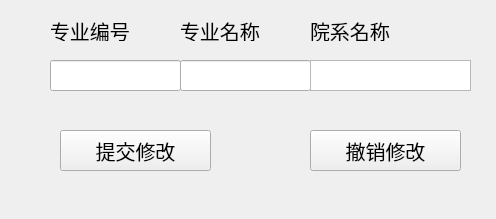
<?xml version="1.0" encoding="UTF-8"?>
<ui version="4.0">
 <class>Form</class>
 <widget class="QWidget" name="Form">
  <property name="geometry">
   <rect>
    <x>0</x>
    <y>0</y>
    <width>496</width>
    <height>219</height>
   </rect>
  </property>
  <property name="windowTitle">
   <string>Form</string>
  </property>
  <widget class="QLineEdit" name="pid_lineEdit">
   <property name="geometry">
    <rect>
     <x>50</x>
     <y>60</y>
     <width>131</width>
     <height>31</height>
    </rect>
   </property>
  </widget>
  <widget class="QLineEdit" name="pname_lineEdit">
   <property name="geometry">
    <rect>
     <x>180</x>
     <y>60</y>
     <width>131</width>
     <height>31</height>
    </rect>
   </property>
  </widget>
  <widget class="QPushButton" name="commitButton">
   <property name="geometry">
    <rect>
     <x>60</x>
     <y>130</y>
     <width>151</width>
     <height>41</height>
    </rect>
   </property>
   <property name="font">
    <font>
     <family>楷体</family>
     <pointsize>15</pointsize>
    </font>
   </property>
   <property name="text">
    <string>提交修改</string>
   </property>
  </widget>
  <widget class="QPushButton" name="rollbackButton">
   <property name="geometry">
    <rect>
     <x>310</x>
     <y>130</y>
     <width>151</width>
     <height>41</height>
    </rect>
   </property>
   <property name="font">
    <font>
     <family>楷体</family>
     <pointsize>15</pointsize>
    </font>
   </property>
   <property name="text">
    <string>撤销修改</string>
   </property>
  </widget>
  <widget class="QLabel" name="label">
   <property name="geometry">
    <rect>
     <x>50</x>
     <y>20</y>
     <width>81</width>
     <height>21</height>
    </rect>
   </property>
   <property name="font">
    <font>
     <family>楷体</family>
     <pointsize>15</pointsize>
    </font>
   </property>
   <property name="text">
    <string>专业编号</string>
   </property>
  </widget>
  <widget class="QLabel" name="label_2">
   <property name="geometry">
    <rect>
     <x>180</x>
     <y>20</y>
     <width>81</width>
     <height>21</height>
    </rect>
   </property>
   <property name="font">
    <font>
     <family>楷体</family>
     <pointsize>15</pointsize>
    </font>
   </property>
   <property name="text">
    <string>专业名称</string>
   </property>
  </widget>
  <widget class="QLabel" name="label_3">
   <property name="geometry">
    <rect>
     <x>310</x>
     <y>20</y>
     <width>81</width>
     <height>21</height>
    </rect>
   </property>
   <property name="font">
    <font>
     <family>楷体</family>
     <pointsize>15</pointsize>
    </font>
   </property>
   <property name="text">
    <string>院系名称</string>
   </property>
  </widget>
  <widget class="QTextBrowser" name="dname_textBrowser">
   <property name="geometry">
    <rect>
     <x>310</x>
     <y>60</y>
     <width>161</width>
     <height>31</height>
    </rect>
   </property>
  </widget>
 </widget>
 <resources/>
 <connections/>
</ui>
